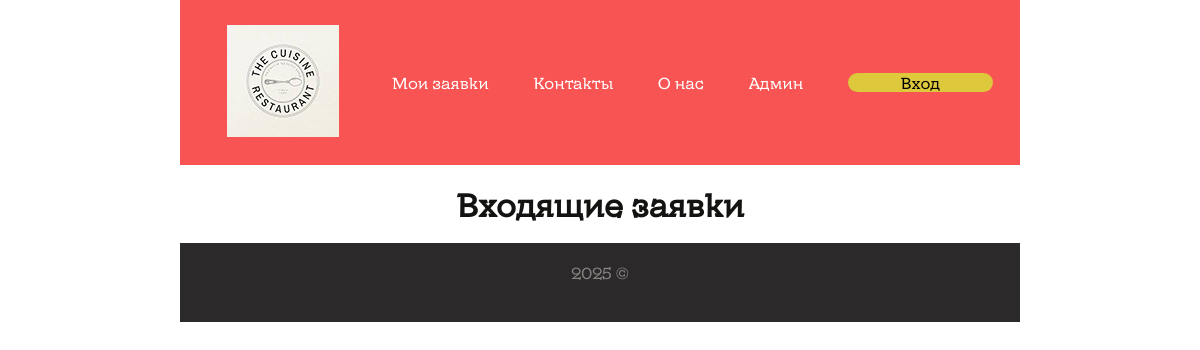
The app's page /admin.php, older data.
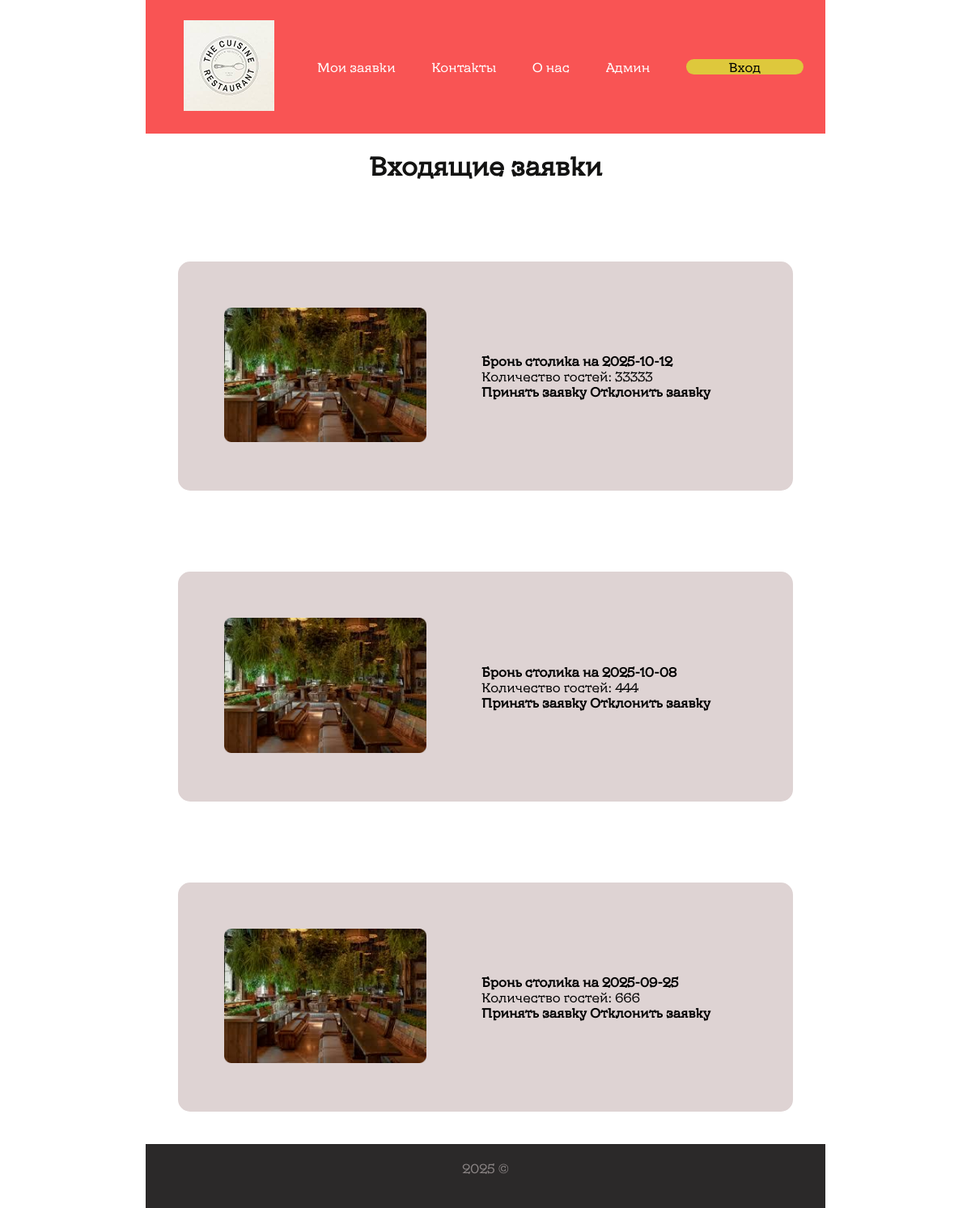
The same page, newer data.
### tables this page shows
CREATE TABLE `apps` (
  `id` int(11) NOT NULL,
  `user_id` int(11) NOT NULL,
  `dateTime` date NOT NULL,
  `number` int(11) NOT NULL,
  `comment` varchar(255) NOT NULL,
  `accepted` tinyint(1) NOT NULL
);

### admin.php (the view, shortened to what this page needs)
<!DOCTYPE html>
<html lang="en">
<head>
    <link rel="stylesheet" href="style.css">
</head>
<body>
     <div class="header">
        <a id="logo" href="index.php"><img src="image/logo.png" alt=""></a>
        <div class="link"><a href="appliation.php">Мои заявки</a></div>
        <div class="link"><a href="contacts.html">Контакты</a></div>
        <div class="link"><a href="info.html">О нас</a></div>
        <div class="link"><a href="admin.php">Админ</a></div>
        <button id="auth">Вход</button>
    </div>
<div class="inner">
    <h1>Входящие заявки</h1>
<?php
    include "./core.php";
    $result = $link->query("SELECT * FROM apps ORDER BY dateTime DESC");
?>
<?php
foreach($result as $column) { ?>
    <div class="col">
        <div class="column"><img src="image/zal3.png" alt=""></div>
        <div class="column" id="col1">
            <h4>Бронь столика на <?=$column['dateTime']?></h4>
            <p>Количество гостей: <?=$column['number']?></p>
            <h4>Принять заявку Отклонить заявку</h4>
        </div>
    </div>
</div>
<?php }
?>
    <div class="footer">
        <p>2025 &copy;</p>
    </div>
</body>
</html>

### style.css (style rules this page uses)
* { margin: 0; padding: 0; }
body { width: 70vw; margin: auto; font-family: KyivTypeTitling; }
.header { background-color: #f95454; padding: 5px; font-family: KyivTypeTitling; display: flex; flex-direction: row; align-items: center; justify-content: space-around; }
#logo { width: 100px; height: auto; margin: 20px; }
a { text-decoration: none; color: #ffffff; font-family: KyivTypeTitling; }
#auth, #bron { width: 145px; height: fit-content; font-size: 16px; background-color: rgb(222, 200, 60); border: 0; border-radius: 10px; font-family: KyivTypeTitling; cursor: pointer; }
h3, h1, p { font-family: KyivTypeTitling; }
.inner h1 { color: #131312; text-align: center; margin: 20px; }
.col { margin: 40px; margin-top: 100px; border: 2px solid rgb(222, 211, 211); border-radius: 15px; background-color: rgb(222, 211, 211); padding: 25px; display: flex; flex-direction: row; justify-content: space-between; align-items: center; padding-right: 100px; }
#col1 { margin-left: -750px; }
.col img { width: 250px; height: auto; padding: 30px; }
.footer { background-color: #2b2929; padding-bottom: 40px; color: #8a8484; text-align: center; padding-top: 20px; font-family: KyivTypeTitling; }

Row changes from the older to the newer data that the page shows:
added apps: dateTime "2025-10-12", number "33333"
added apps: dateTime "2025-10-08", number "444"
added apps: dateTime "2025-09-25", number "666"
